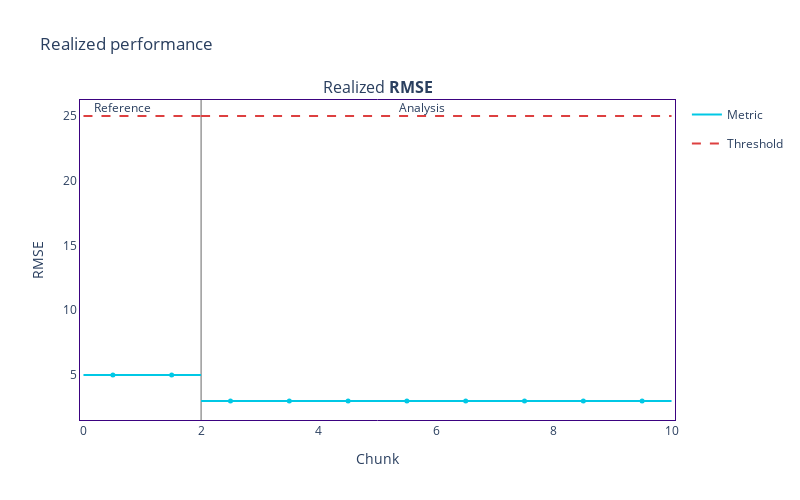

Notebook code for this chart:
### Code cell
fig = perf_result.plot(kind = 'performance')
fig.update_layout(width = 800)
fig.show()

### Figure 1 — Plotly figure (JSON) as saved in the notebook; plotly's stock layout.template omitted (floating-point values rounded to 4 significant figures)
{"data": [{"hoverinfo": "skip", "legendgroup": "metric_reference", "line": {"color": "#00c8e5", "shape": "hv", "width": 2}, "mode": "lines", "name": "Metric", "showlegend": true, "type": "scatter", "x": [0, 1, 2], "xaxis": "x", "y": [5, 5, 5], "yaxis": "y"}, {"customdata": [["Realized <b>RMSE</b>", "<b style=\"color:Colors.BLUE_SKY_CRAYOLA;line-height:60px\">Reference</b>", "", "[0:99]", "Chunk index: <b>0</b>", 5, 0], ["Realized <b>RMSE</b>", "<b style=\"color:Colors.BLUE_SKY_CRAYOLA;line-height:60px\">Reference</b>", "", "[100:199]", "Chunk index: <b>1</b>", 5, 0]], "hovertemplate": "%{customdata[1]} &nbsp; &nbsp; %{customdata[2]} <br />Chunk: <b>%{customdata[3]}</b> &nbsp; &nbsp; %{customdata[4]} <br />%{customdata[0]}: <b>%{customdata[5]}</b><br />Confidence band: +/- <b>%{customdata[6]}</b><br /><extra></extra>", "legendgroup": "metric_reference", "marker": {"color": "#00c8e5", "size": 5, "symbol": "circle"}, "mode": "markers", "name": "Metric", "showlegend": false, "type": "scatter", "x": [0.5, 1.5], "xaxis": "x", "y": [5, 5, 5], "yaxis": "y"}, {"hoverinfo": "skip", "legendgroup": "metric_analysis", "line": {"color": "#00c8e5", "shape": "hv", "width": 2}, "mode": "lines", "name": "Metric", "showlegend": false, "type": "scatter", "x": [2, 3, 4, 5, 6, 7, 8, 9, 10], "xaxis": "x", "y": [3, 3, 3, 3, 3, 3, 3, 3, 3], "yaxis": "y"}, {"customdata": [["Realized <b>RMSE</b>", "<b style=\"color:Colors.INDIGO_PERSIAN;line-height:60px\">Analysis</b>", "", "[0:99]", "Chunk index: <b>0</b>", 3, 0], ["Realized <b>RMSE</b>", "<b style=\"color:Colors.INDIGO_PERSIAN;line-height:60px\">Analysis</b>", "", "[100:199]", "Chunk index: <b>1</b>", 3, 0], ["Realized <b>RMSE</b>", "<b style=\"color:Colors.INDIGO_PERSIAN;line-height:60px\">Analysis</b>", "", "[200:299]", "Chunk index: <b>2</b>", 3, 0], ["Realized <b>RMSE</b>", "<b style=\"color:Colors.INDIGO_PERSIAN;line-height:60px\">Analysis</b>", "", "[300:399]", "Chunk index: <b>3</b>", 3, 0], ["Realized <b>RMSE</b>", "<b style=\"color:Colors.INDIGO_PERSIAN;line-height:60px\">Analysis</b>", "", "[400:499]", "Chunk index: <b>4</b>", 3, 0], ["Realized <b>RMSE</b>", "<b style=\"color:Colors.INDIGO_PERSIAN;line-height:60px\">Analysis</b>", "", "[500:599]", "Chunk index: <b>5</b>", 3, 0], ["Realized <b>RMSE</b>", "<b style=\"color:Colors.INDIGO_PERSIAN;line-height:60px\">Analysis</b>", "", "[600:699]", "Chunk index: <b>6</b>", 3, 0], ["Realized <b>RMSE</b>", "<b style=\"color:Colors.INDIGO_PERSIAN;line-height:60px\">Analysis</b>", "", "[700:799]", "Chunk index: <b>7</b>", 3, 0]], "hovertemplate": "%{customdata[1]} &nbsp; &nbsp; %{customdata[2]} <br />Chunk: <b>%{customdata[3]}</b> &nbsp; &nbsp; %{customdata[4]} <br />%{customdata[0]}: <b>%{customdata[5]}</b><br />Confidence band: +/- <b>%{customdata[6]}</b><br /><extra></extra>", "legendgroup": "metric_analysis", "marker": {"color": "#00c8e5", "size": 5, "symbol": "circle"}, "mode": "markers", "name": "Metric", "showlegend": false, "type": "scatter", "x": [2.5, 3.5, 4.5, 5.5, 6.5, 7.5, 8.5, 9.5], "xaxis": "x", "y": [3, 3, 3, 3, 3, 3, 3, 3, 3], "yaxis": "y"}, {"hoverinfo": "skip", "legendgroup": "alert", "marker": {"color": "#DD4040", "size": 8, "symbol": "diamond"}, "mode": "markers", "name": "Alert", "showlegend": true, "type": "scatter", "x": [], "xaxis": "x", "y": [], "yaxis": "y"}, {"hoverinfo": "skip", "legendgroup": "thresh", "line": {"color": "#DD4040", "dash": "dash", "width": 2}, "mode": "lines", "name": "Threshold", "showlegend": true, "type": "scatter", "x": [0, 1, 2], "xaxis": "x", "y": [25, 25, 25], "yaxis": "y"}, {"hoverinfo": "skip", "legendgroup": "thresh", "line": {"color": "#DD4040", "dash": "dash", "width": 2}, "mode": "lines", "name": "Threshold", "showlegend": false, "type": "scatter", "x": [2, 3, 4, 5, 6, 7, 8, 9, 10], "xaxis": "x", "y": [25, 25, 25, 25, 25, 25, 25, 25, 25], "yaxis": "y"}], "layout": {"annotations": [{"font": {"size": 16}, "showarrow": false, "text": "Realized <b>RMSE</b>", "x": 0.5, "xanchor": "center", "xref": "paper", "y": 1, "yanchor": "bottom", "yref": "paper"}, {"showarrow": false, "text": "Reference", "x": 0.5, "xref": "x", "xshift": 10, "y": 1.01, "yref": "y domain"}, {"showarrow": false, "text": "Analysis", "x": 5.5, "xref": "x", "xshift": 15, "y": 1.01, "yref": "y domain"}], "height": 500, "hoverlabel": {"bgcolor": "white", "font": {"size": 14}}, "legend": {"itemclick": false, "itemdoubleclick": false, "traceorder": "grouped"}, "paper_bgcolor": "rgba(255,255,255,1)", "plot_bgcolor": "rgba(255,255,255,1)", "shapes": [{"layer": "below", "line": {"color": "#666666", "width": 1}, "type": "line", "x0": 2, "x1": 2, "xref": "x", "y0": 0, "y1": 1, "yref": "y domain"}], "title": {"text": "Realized performance"}, "width": 800, "xaxis": {"anchor": "y", "domain": [0, 1], "linecolor": "#3b0280", "matches": "x", "mirror": true, "showgrid": false, "title": {"text": "Chunk"}, "zeroline": false}, "yaxis": {"anchor": "x", "domain": [0, 1], "linecolor": "#3b0280", "mirror": true, "showgrid": false, "title": {"text": "RMSE"}, "zeroline": false}}}
